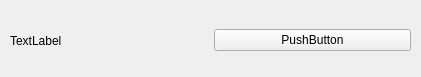
<?xml version="1.0" encoding="UTF-8"?>
<ui version="4.0">
 <class>SongItem</class>
 <widget class="QWidget" name="SongItem">
  <property name="geometry">
   <rect>
    <x>0</x>
    <y>0</y>
    <width>421</width>
    <height>77</height>
   </rect>
  </property>
  <property name="windowTitle">
   <string>Form</string>
  </property>
  <widget class="QWidget" name="horizontalLayoutWidget">
   <property name="geometry">
    <rect>
     <x>10</x>
     <y>10</y>
     <width>401</width>
     <height>61</height>
    </rect>
   </property>
   <layout class="QHBoxLayout" name="horizontalLayout">
    <item>
     <widget class="QLabel" name="label">
      <property name="text">
       <string>TextLabel</string>
      </property>
     </widget>
    </item>
    <item>
     <widget class="QPushButton" name="pushButton">
      <property name="text">
       <string>PushButton</string>
      </property>
     </widget>
    </item>
   </layout>
  </widget>
 </widget>
 <resources/>
 <connections/>
</ui>
